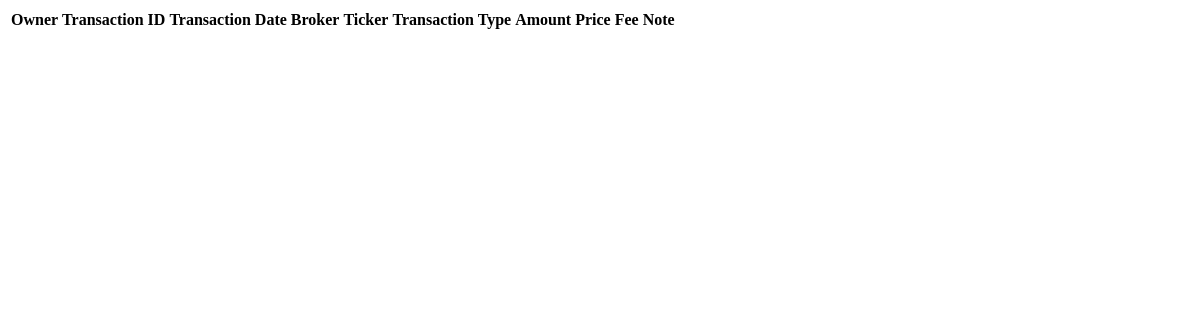
/, run on an earlier commit of the app's database.
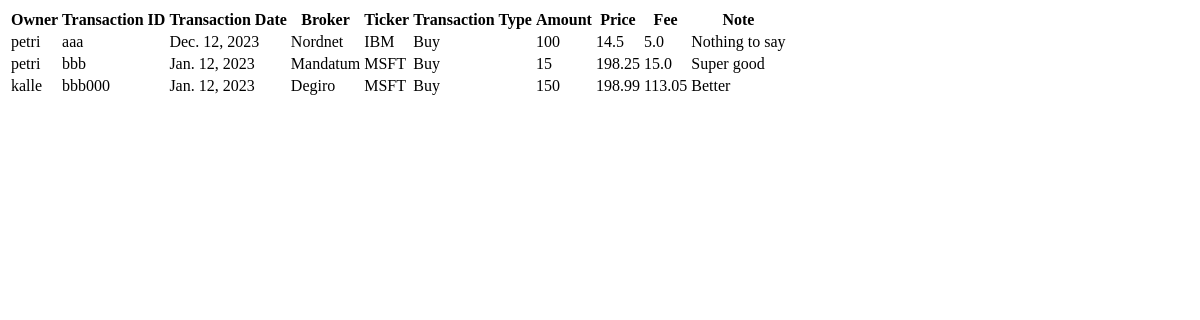
And on a later commit of the database.
### webApp/models.py (models this page shows, shortened)
class TransactionModel(models.Model):
    BROKERS = {
        1: 'Nordnet',
        2: 'Nordea',
        3: 'OP',
        4: 'Mandatum',
        5: 'Degiro',
        6: 'Danske Bank',
    }
    TRANSACTION_TYPES = {
        1: 'Buy',
        2: 'Sell',
        3: 'Dividend',
        4: 'Fee',
        5: 'Split',
    }
    owner = models.ForeignKey(settings.AUTH_USER_MODEL, on_delete = models.CASCADE)
    transaction_id = models.CharField(max_length = 50)
    transaction_date = models.DateField()
    broker = models.IntegerField(choices=BROKERS.items())
    ticker = models.CharField(max_length = 20)
    transaction_type = models.IntegerField(choices=TRANSACTION_TYPES.items())
    amount = models.IntegerField()
    price = models.FloatField()
    fee = models.FloatField()
    note = models.CharField(max_length = 100)

### webApp/views.py (the view)
# urls.py: path('', list_view, name='home'),
def list_view(request):
    context = {}
    context["dataset"] = TransactionModel.objects.all() #.order_by("-id")
    return render(request, "list_view.html", context)

### webApp/templates/list_view.html
<div class="main">
    <table>
      <thead>
        <tr>
          <th>Owner</th>
          <th>Transaction ID</th>
          <th>Transaction Date</th>
          <th>Broker</th>
          <th>Ticker</th>
          <th>Transaction Type</th>
          <th>Amount</th>
          <th>Price</th>
          <th>Fee</th>
          <th>Note</th>
        </tr>
      </thead>
      <tbody>
        {% for data in dataset %}
        <tr>
          <td>{{ data.owner }}</td>
          <td>{{ data.transaction_id }}</td>
          <td>{{ data.transaction_date }}</td>
          <td>{{ data.get_broker_display }}</td>
          <td>{{ data.ticker }}</td>
          <td>{{ data.get_transaction_type_display }}</td>
          <td>{{ data.amount }}</td>
          <td>{{ data.price }}</td>
          <td>{{ data.fee }}</td>
          <td>{{ data.note }}</td>
        </tr>
        {% endfor %}
      </tbody>
    </table>
</div>

What changed in the data, as far as the page shows it:
added TransactionModel: owner "petri", transaction_id "aaa", transaction_date "Dec. 12, 2023", broker "Nordnet", ticker "IBM", transaction_type "Buy", amount "100", price "14.5", fee "5.0", note "Nothing to say"
added TransactionModel: owner "petri", transaction_id "bbb", transaction_date "Jan. 12, 2023", broker "Mandatum", ticker "MSFT", transaction_type "Buy", amount "15", price "198.25", fee "15.0", note "Super good"
added TransactionModel: owner "kalle", transaction_id "bbb000", transaction_date "Jan. 12, 2023", broker "Degiro", ticker "MSFT", transaction_type "Buy", amount "150", price "198.99", fee "113.05", note "Better"
